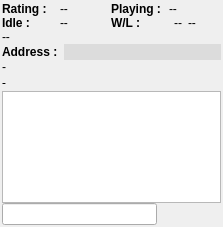
<ui version="4.0" >
 <class>TalkGui</class>
 <widget class="QDialog" name="TalkGui" >
  <property name="geometry" >
   <rect>
    <x>0</x>
    <y>0</y>
    <width>223</width>
    <height>227</height>
   </rect>
  </property>
  <property name="windowTitle" >
   <string>Dialog</string>
  </property>
  <layout class="QGridLayout" >
   <property name="leftMargin" >
    <number>2</number>
   </property>
   <property name="topMargin" >
    <number>2</number>
   </property>
   <property name="rightMargin" >
    <number>2</number>
   </property>
   <property name="bottomMargin" >
    <number>2</number>
   </property>
   <property name="horizontalSpacing" >
    <number>0</number>
   </property>
   <property name="verticalSpacing" >
    <number>0</number>
   </property>
   <item row="7" column="0" colspan="2" >
    <layout class="QHBoxLayout" >
     <property name="spacing" >
      <number>6</number>
     </property>
     <property name="leftMargin" >
      <number>0</number>
     </property>
     <property name="topMargin" >
      <number>0</number>
     </property>
     <property name="rightMargin" >
      <number>0</number>
     </property>
     <property name="bottomMargin" >
      <number>0</number>
     </property>
     <item>
      <widget class="QLineEdit" name="LineEdit1" />
     </item>
     <item>
      <widget class="QPushButton" name="pb_match" >
       <property name="sizePolicy" >
        <sizepolicy vsizetype="Fixed" hsizetype="Fixed" >
         <horstretch>0</horstretch>
         <verstretch>0</verstretch>
        </sizepolicy>
       </property>
       <property name="maximumSize" >
        <size>
         <width>26</width>
         <height>26</height>
        </size>
       </property>
       <property name="text" >
        <string/>
       </property>
       <property name="icon" >
        <iconset resource="application.qrc" >:/resources/pics/toolbar_2.png</iconset>
       </property>
       <property name="iconSize" >
        <size>
         <width>22</width>
         <height>22</height>
        </size>
       </property>
       <property name="flat" >
        <bool>true</bool>
       </property>
      </widget>
     </item>
     <item>
      <widget class="QPushButton" name="pb_releaseTalkTab" >
       <property name="sizePolicy" >
        <sizepolicy vsizetype="Fixed" hsizetype="Fixed" >
         <horstretch>0</horstretch>
         <verstretch>0</verstretch>
        </sizepolicy>
       </property>
       <property name="maximumSize" >
        <size>
         <width>26</width>
         <height>26</height>
        </size>
       </property>
       <property name="text" >
        <string/>
       </property>
       <property name="icon" >
        <iconset resource="application.qrc" >:/resources/pics/close.png</iconset>
       </property>
       <property name="iconSize" >
        <size>
         <width>20</width>
         <height>20</height>
        </size>
       </property>
       <property name="flat" >
        <bool>true</bool>
       </property>
      </widget>
     </item>
    </layout>
   </item>
   <item row="6" column="0" colspan="2" >
    <widget class="QTextBrowser" name="MultiLineEdit1" />
   </item>
   <item row="5" column="0" colspan="2" >
    <widget class="QLabel" name="stats_info" >
     <property name="font" >
      <font>
       <family>Sans Serif</family>
      </font>
     </property>
     <property name="text" >
      <string>-</string>
     </property>
    </widget>
   </item>
   <item row="4" column="0" colspan="2" >
    <widget class="QLabel" name="stats_default" >
     <property name="text" >
      <string>-</string>
     </property>
    </widget>
   </item>
   <item row="3" column="0" colspan="2" >
    <layout class="QHBoxLayout" >
     <property name="spacing" >
      <number>6</number>
     </property>
     <property name="leftMargin" >
      <number>0</number>
     </property>
     <property name="topMargin" >
      <number>0</number>
     </property>
     <property name="rightMargin" >
      <number>0</number>
     </property>
     <property name="bottomMargin" >
      <number>0</number>
     </property>
     <item>
      <widget class="QLabel" name="address_label" >
       <property name="sizePolicy" >
        <sizepolicy vsizetype="Fixed" hsizetype="Maximum" >
         <horstretch>0</horstretch>
         <verstretch>0</verstretch>
        </sizepolicy>
       </property>
       <property name="maximumSize" >
        <size>
         <width>16777215</width>
         <height>16</height>
        </size>
       </property>
       <property name="font" >
        <font>
         <weight>75</weight>
         <bold>true</bold>
        </font>
       </property>
       <property name="text" >
        <string>Address :</string>
       </property>
      </widget>
     </item>
     <item>
      <widget class="QLineEdit" name="stats_address" >
       <property name="maximumSize" >
        <size>
         <width>16777215</width>
         <height>16</height>
        </size>
       </property>
       <property name="palette" >
        <palette>
         <active>
          <colorrole role="Midlight" >
           <brush brushstyle="SolidPattern" >
            <color alpha="255" >
             <red>237</red>
             <green>237</green>
             <blue>237</blue>
            </color>
           </brush>
          </colorrole>
          <colorrole role="Base" >
           <brush brushstyle="SolidPattern" >
            <color alpha="255" >
             <red>220</red>
             <green>220</green>
             <blue>220</blue>
            </color>
           </brush>
          </colorrole>
          <colorrole role="Window" >
           <brush brushstyle="SolidPattern" >
            <color alpha="255" >
             <red>220</red>
             <green>220</green>
             <blue>220</blue>
            </color>
           </brush>
          </colorrole>
         </active>
         <inactive>
          <colorrole role="Midlight" >
           <brush brushstyle="SolidPattern" >
            <color alpha="255" >
             <red>237</red>
             <green>237</green>
             <blue>237</blue>
            </color>
           </brush>
          </colorrole>
          <colorrole role="Base" >
           <brush brushstyle="SolidPattern" >
            <color alpha="255" >
             <red>220</red>
             <green>220</green>
             <blue>220</blue>
            </color>
           </brush>
          </colorrole>
          <colorrole role="Window" >
           <brush brushstyle="SolidPattern" >
            <color alpha="255" >
             <red>220</red>
             <green>220</green>
             <blue>220</blue>
            </color>
           </brush>
          </colorrole>
         </inactive>
         <disabled>
          <colorrole role="Midlight" >
           <brush brushstyle="SolidPattern" >
            <color alpha="255" >
             <red>237</red>
             <green>237</green>
             <blue>237</blue>
            </color>
           </brush>
          </colorrole>
          <colorrole role="Base" >
           <brush brushstyle="SolidPattern" >
            <color alpha="255" >
             <red>220</red>
             <green>220</green>
             <blue>220</blue>
            </color>
           </brush>
          </colorrole>
          <colorrole role="Window" >
           <brush brushstyle="SolidPattern" >
            <color alpha="255" >
             <red>220</red>
             <green>220</green>
             <blue>220</blue>
            </color>
           </brush>
          </colorrole>
         </disabled>
        </palette>
       </property>
       <property name="autoFillBackground" >
        <bool>false</bool>
       </property>
       <property name="frame" >
        <bool>false</bool>
       </property>
       <property name="readOnly" >
        <bool>true</bool>
       </property>
      </widget>
     </item>
    </layout>
   </item>
   <item row="2" column="0" colspan="2" >
    <widget class="QLabel" name="stats_country" >
     <property name="text" >
      <string>--</string>
     </property>
    </widget>
   </item>
   <item row="1" column="0" >
    <layout class="QHBoxLayout" >
     <property name="spacing" >
      <number>6</number>
     </property>
     <property name="leftMargin" >
      <number>0</number>
     </property>
     <property name="topMargin" >
      <number>0</number>
     </property>
     <property name="rightMargin" >
      <number>0</number>
     </property>
     <property name="bottomMargin" >
      <number>0</number>
     </property>
     <item>
      <widget class="QLabel" name="Label_Idle" >
       <property name="font" >
        <font>
         <weight>75</weight>
         <bold>true</bold>
        </font>
       </property>
       <property name="text" >
        <string>Idle :</string>
       </property>
      </widget>
     </item>
     <item>
      <widget class="QLabel" name="stats_idle" >
       <property name="text" >
        <string>--</string>
       </property>
      </widget>
     </item>
    </layout>
   </item>
   <item row="1" column="1" >
    <layout class="QHBoxLayout" >
     <property name="spacing" >
      <number>6</number>
     </property>
     <property name="leftMargin" >
      <number>0</number>
     </property>
     <property name="topMargin" >
      <number>0</number>
     </property>
     <property name="rightMargin" >
      <number>0</number>
     </property>
     <property name="bottomMargin" >
      <number>0</number>
     </property>
     <item>
      <widget class="QLabel" name="stats_address_6" >
       <property name="font" >
        <font>
         <weight>75</weight>
         <bold>true</bold>
        </font>
       </property>
       <property name="text" >
        <string>W/L :</string>
       </property>
      </widget>
     </item>
     <item>
      <widget class="QLabel" name="stats_wins" >
       <property name="text" >
        <string>--</string>
       </property>
       <property name="alignment" >
        <set>Qt::AlignRight|Qt::AlignTrailing|Qt::AlignVCenter</set>
       </property>
      </widget>
     </item>
     <item>
      <widget class="QLabel" name="stats_loss" >
       <property name="text" >
        <string>--</string>
       </property>
      </widget>
     </item>
    </layout>
   </item>
   <item row="0" column="0" >
    <layout class="QHBoxLayout" >
     <property name="spacing" >
      <number>6</number>
     </property>
     <property name="leftMargin" >
      <number>0</number>
     </property>
     <property name="topMargin" >
      <number>0</number>
     </property>
     <property name="rightMargin" >
      <number>0</number>
     </property>
     <property name="bottomMargin" >
      <number>0</number>
     </property>
     <item>
      <widget class="QLabel" name="stats_address_2" >
       <property name="font" >
        <font>
         <weight>75</weight>
         <bold>true</bold>
        </font>
       </property>
       <property name="text" >
        <string>Rating :</string>
       </property>
      </widget>
     </item>
     <item>
      <widget class="QLabel" name="stats_rating" >
       <property name="text" >
        <string>--</string>
       </property>
      </widget>
     </item>
    </layout>
   </item>
   <item row="0" column="1" >
    <layout class="QHBoxLayout" >
     <property name="spacing" >
      <number>6</number>
     </property>
     <property name="leftMargin" >
      <number>0</number>
     </property>
     <property name="topMargin" >
      <number>0</number>
     </property>
     <property name="rightMargin" >
      <number>0</number>
     </property>
     <property name="bottomMargin" >
      <number>0</number>
     </property>
     <item>
      <widget class="QLabel" name="stats_address_8" >
       <property name="font" >
        <font>
         <weight>75</weight>
         <bold>true</bold>
        </font>
       </property>
       <property name="text" >
        <string>Playing :</string>
       </property>
      </widget>
     </item>
     <item>
      <widget class="QLabel" name="stats_playing" >
       <property name="text" >
        <string>--</string>
       </property>
      </widget>
     </item>
    </layout>
   </item>
  </layout>
 </widget>
 <resources>
  <include location="application.qrc" />
  <include location="board/board.qrc" />
 </resources>
 <connections/>
</ui>
